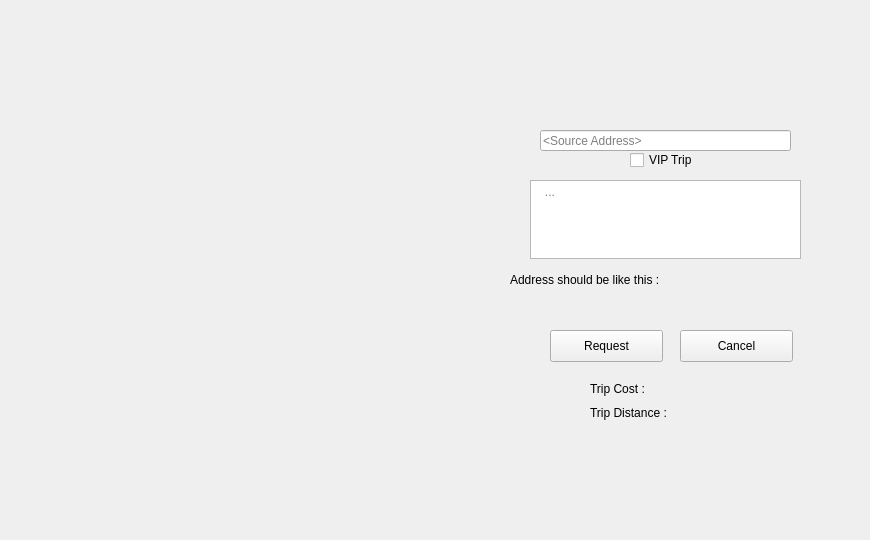
<?xml version="1.0" encoding="UTF-8"?>
<ui version="4.0">
 <class>Request</class>
 <widget class="QWidget" name="Request">
  <property name="geometry">
   <rect>
    <x>0</x>
    <y>0</y>
    <width>870</width>
    <height>540</height>
   </rect>
  </property>
  <property name="windowTitle">
   <string>Form</string>
  </property>
  <widget class="QLabel" name="label_3">
   <property name="geometry">
    <rect>
     <x>0</x>
     <y>0</y>
     <width>871</width>
     <height>541</height>
    </rect>
   </property>
   <property name="text">
    <string/>
   </property>
   <property name="pixmap">
    <pixmap resource="images.qrc">:/Request/EstimateAndRequest.png</pixmap>
   </property>
   <property name="scaledContents">
    <bool>true</bool>
   </property>
  </widget>
  <widget class="QPushButton" name="CancelBtn">
   <property name="geometry">
    <rect>
     <x>680</x>
     <y>330</y>
     <width>113</width>
     <height>32</height>
    </rect>
   </property>
   <property name="text">
    <string>Cancel</string>
   </property>
  </widget>
  <widget class="QLabel" name="label_2">
   <property name="geometry">
    <rect>
     <x>510</x>
     <y>270</y>
     <width>181</width>
     <height>20</height>
    </rect>
   </property>
   <property name="text">
    <string>Address should be like this :</string>
   </property>
  </widget>
  <widget class="QPushButton" name="RequestBtn">
   <property name="geometry">
    <rect>
     <x>550</x>
     <y>330</y>
     <width>113</width>
     <height>32</height>
    </rect>
   </property>
   <property name="text">
    <string>Request</string>
   </property>
  </widget>
  <widget class="QTextEdit" name="DestinationTxt">
   <property name="geometry">
    <rect>
     <x>530</x>
     <y>180</y>
     <width>271</width>
     <height>79</height>
    </rect>
   </property>
   <property name="placeholderText">
    <string>&lt;Destination 0 Address&gt;  &lt;Destination 1 Address&gt; ... &lt;Final Destination Address&gt;</string>
   </property>
  </widget>
  <widget class="QLabel" name="label_4">
   <property name="geometry">
    <rect>
     <x>650</x>
     <y>290</y>
     <width>171</width>
     <height>16</height>
    </rect>
   </property>
   <property name="text">
    <string>&lt;GalaxyName,PlanetName&gt;</string>
   </property>
  </widget>
  <widget class="QLineEdit" name="SourcTxt">
   <property name="geometry">
    <rect>
     <x>540</x>
     <y>130</y>
     <width>251</width>
     <height>21</height>
    </rect>
   </property>
   <property name="placeholderText">
    <string>&lt;Source Address&gt;</string>
   </property>
  </widget>
  <widget class="QCheckBox" name="VipBox">
   <property name="geometry">
    <rect>
     <x>630</x>
     <y>150</y>
     <width>87</width>
     <height>20</height>
    </rect>
   </property>
   <property name="text">
    <string>VIP Trip</string>
   </property>
  </widget>
  <widget class="QWidget" name="">
   <property name="geometry">
    <rect>
     <x>590</x>
     <y>380</y>
     <width>158</width>
     <height>42</height>
    </rect>
   </property>
   <layout class="QGridLayout" name="gridLayout">
    <item row="0" column="0">
     <widget class="QLabel" name="label">
      <property name="text">
       <string>Trip Cost : </string>
      </property>
     </widget>
    </item>
    <item row="0" column="1">
     <widget class="QLabel" name="CostLabel">
      <property name="text">
       <string/>
      </property>
     </widget>
    </item>
    <item row="1" column="0">
     <widget class="QLabel" name="label_5">
      <property name="text">
       <string>Trip Distance :</string>
      </property>
     </widget>
    </item>
    <item row="1" column="1">
     <widget class="QLabel" name="DistanceLabel">
      <property name="text">
       <string/>
      </property>
     </widget>
    </item>
   </layout>
  </widget>
 </widget>
 <resources>
  <include location="images.qrc"/>
 </resources>
 <connections/>
</ui>
